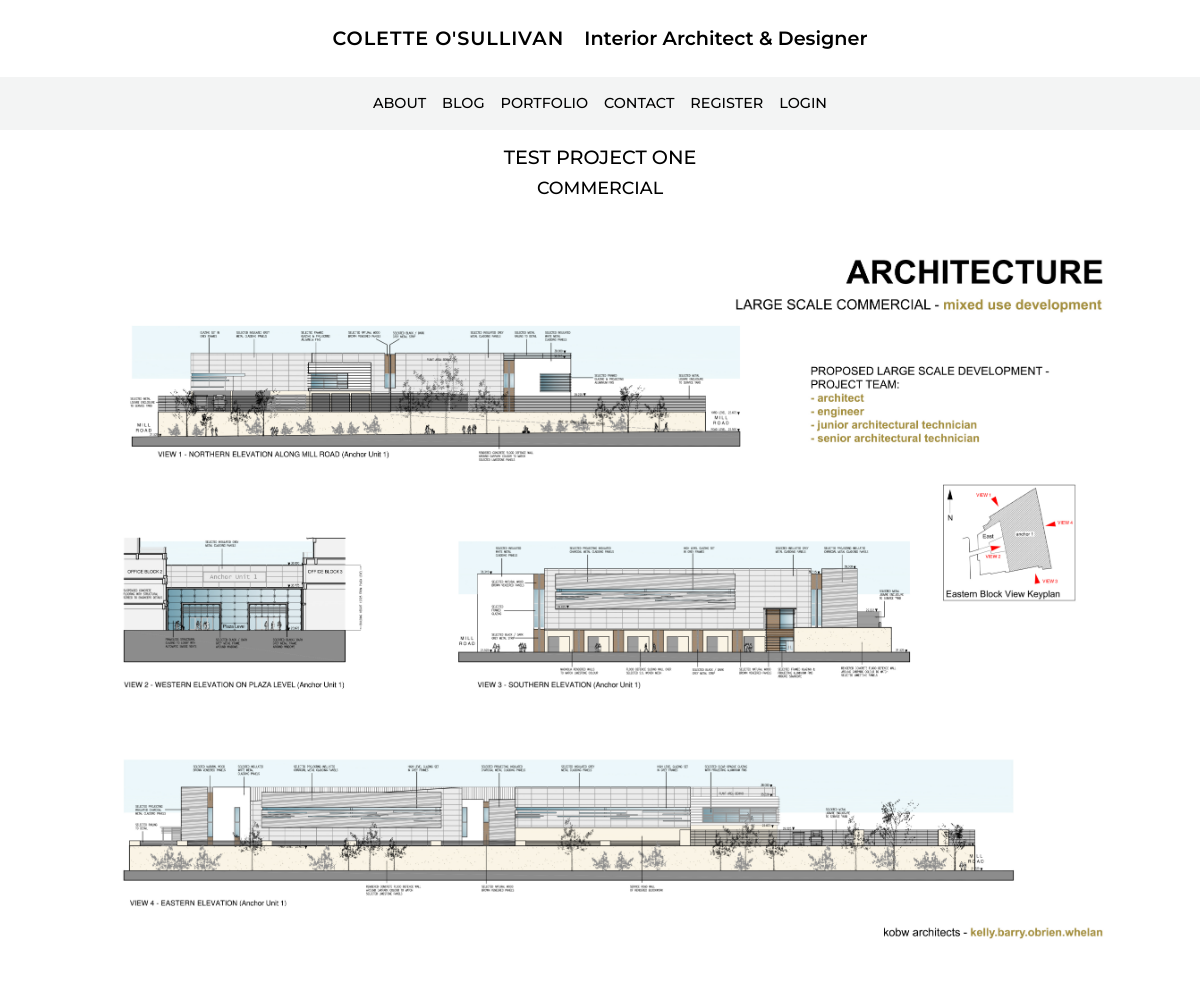
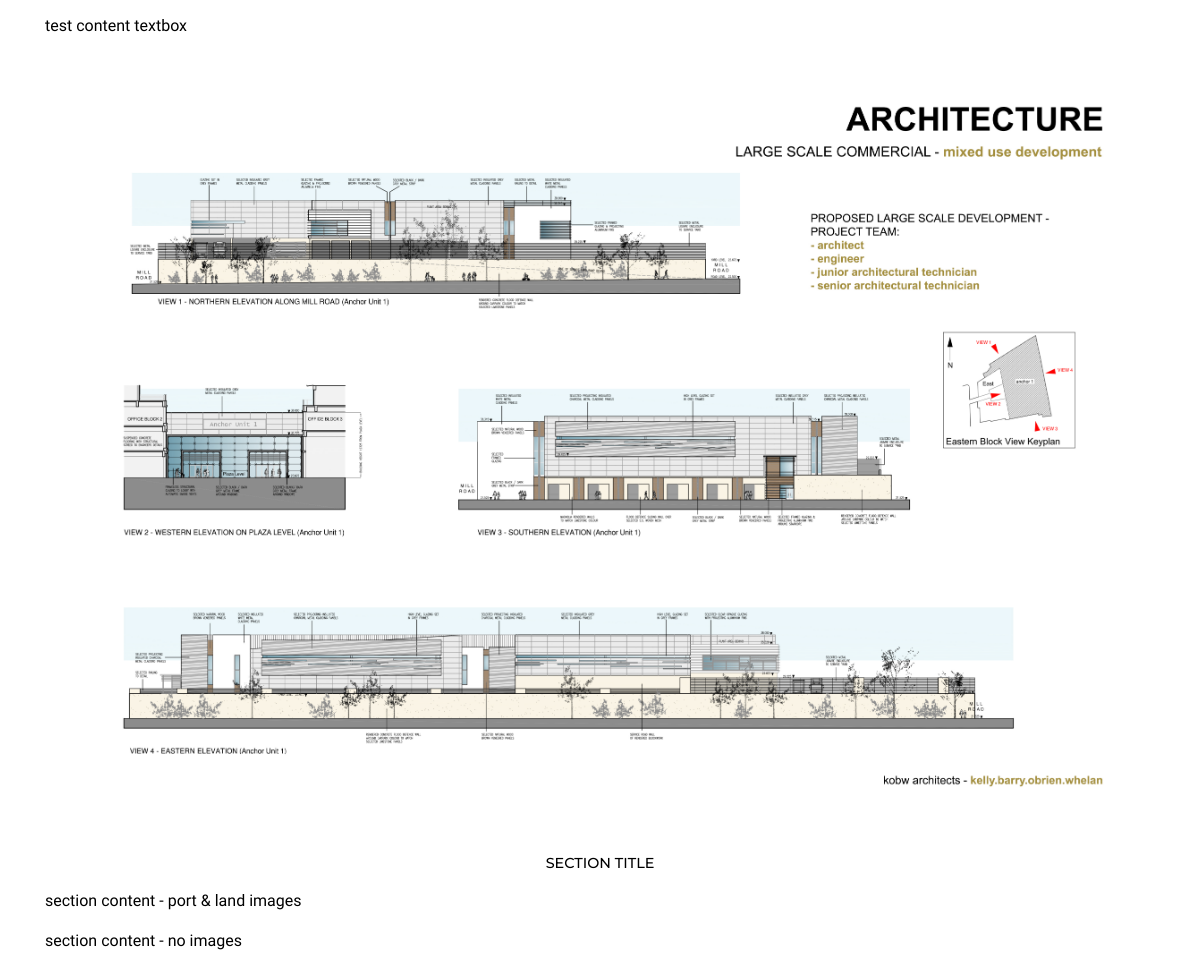
/portfolio/3, run on the app's committed database (2 pictures, top to bottom).
### portfolio/models.py (models this page shows, shortened)
class Project(models.Model):
    category = models.ForeignKey('Category', null=True, on_delete=models.CASCADE, related_name='projects')
    title = models.CharField(max_length=200)
    date = models.DateField(default=timezone.now)
    image_portrait = models.ImageField(blank=True, upload_to="project_images")
    image_landscape = models.ImageField(blank=True, upload_to="project_images")
    content = models.TextField()
    order = models.IntegerField(null=True)
    exclude = models.BooleanField(default=False)

class Category(models.Model):
    title = models.CharField(max_length=100)

class Section(models.Model):
    project = models.ForeignKey('Project', on_delete=models.CASCADE, related_name='sections')
    title = models.CharField(max_length=500, blank=True)
    image_portrait = models.ImageField(blank=True, upload_to="project_images")
    image_landscape = models.ImageField(blank=True, upload_to="project_images")
    content = models.TextField()

### portfolio/views.py (the view)
# urls.py: path('<pk>', views.project, name='project'),
def project(request, pk):
    project = Project.objects.get(pk=pk)
    sections = Section.objects.filter(project=project)
    context = {'project': project, 'sections': sections}
    return render(request, 'portfolio/project.html', context)

### portfolio/templates/portfolio/project.html (shortened to what this page needs)
{% extends 'base.html' %}
{% load static %}
{% block content %}
<h1 class="text-center">{{ project.title }}</h1>
<h2 class="text-center">{{ project.category.title }}</h2>
<img src="{{ project.image_landscape.url }}" class="d-none d-md-block image-fluid w-100" alt="Project landscape Placeholder image">
<p>{{ project.content|linebreaks }}</p>
{% for section in sections %}
<section class="mt-3">
{% if section.image_landscape %}
<img src="{{ section.image_landscape.url }}" class="d-none d-md-block image-fluid w-100" alt="Section landscape Placeholder image">
{% endif %}
<h3 class="mt-3">{{ section.title }}</h3>
<p>{{ section.content|linebreaks }}</p>
</section>
{% endfor %}
{% endblock %}

### static/css/main.css (style rules this page uses)
body { font-family: 'Asul', sans-serif; font-family: 'Kulim Park', sans-serif; font-family: 'Alef', sans-serif; font-family: 'Gudea', sans-serif; font-family: 'Comfortaa', cursive; font-family: 'Alata', sans-serif; font-family: 'Poppins', sans-serif; font-family: 'Merriweather', serif; font-family: 'Raleway', sans-serif; font-family: 'Montserrat', sans-serif; color: #36454f; color: #333537; color: black; }
p { font-family: 'Ibarra Real Nova', serif; font-family: 'Ovo', serif; font-family: 'PT Serif', serif; font-family: 'Ibarra Real Nova', serif; }
h1, h2 { text-transform: uppercase; }
h1 { font-size: 1.2rem; font-weight: 500; }
h2 { font-size: 1.1rem; font-weight: 500; }
h3 { font-weight: 500; font-size: .9rem; text-align: center; text-transform: uppercase; }
@media (min-width: 992px) { p { font-size: 1rem; } }

### data on the page
Project: title "TEST PROJECT ONE", category "COMMERCIAL", image_landscape (picture), content "test content textbox"
Section: image_landscape (picture), title "SECTION TITLE", content "section content - port & land images"
Section: content "section content - no images"
